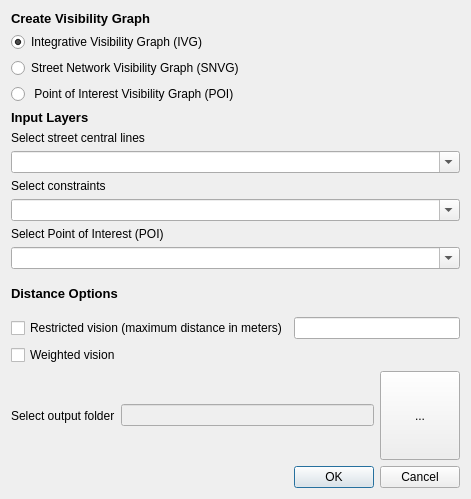
<?xml version="1.0" encoding="UTF-8"?>
<ui version="4.0">
 <class>Dialog</class>
 <widget class="QDialog" name="Dialog">
  <property name="geometry">
   <rect>
    <x>0</x>
    <y>0</y>
    <width>471</width>
    <height>499</height>
   </rect>
  </property>
  <property name="windowTitle">
   <string>Dialog</string>
  </property>
  <layout class="QVBoxLayout" name="verticalLayout_6">
   <item>
    <layout class="QVBoxLayout" name="verticalLayout_3">
     <item>
      <widget class="QLabel" name="label_8">
       <property name="font">
        <font>
         <pointsize>10</pointsize>
         <weight>75</weight>
         <bold>true</bold>
        </font>
       </property>
       <property name="text">
        <string>Create Visibility Graph</string>
       </property>
      </widget>
     </item>
     <item>
      <widget class="QRadioButton" name="radioButton_4">
       <property name="text">
        <string>Integrative Visibility Graph (IVG)</string>
       </property>
       <property name="checked">
        <bool>true</bool>
       </property>
      </widget>
     </item>
     <item>
      <widget class="QRadioButton" name="radioButton_5">
       <property name="text">
        <string>Street Network Visibility Graph (SNVG)</string>
       </property>
      </widget>
     </item>
     <item>
      <widget class="QRadioButton" name="radioButton_6">
       <property name="text">
        <string> Point of Interest Visibility Graph (POI)</string>
       </property>
       <property name="checked">
        <bool>false</bool>
       </property>
      </widget>
     </item>
    </layout>
   </item>
   <item>
    <layout class="QVBoxLayout" name="verticalLayout">
     <item>
      <widget class="QLabel" name="label_6">
       <property name="font">
        <font>
         <pointsize>10</pointsize>
         <weight>75</weight>
         <bold>true</bold>
        </font>
       </property>
       <property name="text">
        <string>Input Layers</string>
       </property>
      </widget>
     </item>
     <item>
      <widget class="QLabel" name="label">
       <property name="text">
        <string>Select street central lines</string>
       </property>
      </widget>
     </item>
     <item>
      <widget class="QComboBox" name="comboBox_1">
       <property name="enabled">
        <bool>true</bool>
       </property>
       <property name="font">
        <font>
         <underline>false</underline>
        </font>
       </property>
       <property name="mouseTracking">
        <bool>false</bool>
       </property>
       <property name="editable">
        <bool>true</bool>
       </property>
       <property name="duplicatesEnabled">
        <bool>true</bool>
       </property>
      </widget>
     </item>
     <item>
      <widget class="QLabel" name="label_3">
       <property name="text">
        <string>Select constraints</string>
       </property>
      </widget>
     </item>
     <item>
      <widget class="QComboBox" name="comboBox_2">
       <property name="enabled">
        <bool>true</bool>
       </property>
       <property name="editable">
        <bool>true</bool>
       </property>
      </widget>
     </item>
     <item>
      <widget class="QLabel" name="label_4">
       <property name="text">
        <string>Select Point of Interest (POI)</string>
       </property>
      </widget>
     </item>
     <item>
      <widget class="QComboBox" name="comboBox_3">
       <property name="enabled">
        <bool>true</bool>
       </property>
       <property name="editable">
        <bool>true</bool>
       </property>
      </widget>
     </item>
    </layout>
   </item>
   <item>
    <layout class="QVBoxLayout" name="verticalLayout_5">
     <item>
      <widget class="QLabel" name="label_11">
       <property name="font">
        <font>
         <pointsize>10</pointsize>
         <weight>75</weight>
         <bold>true</bold>
        </font>
       </property>
       <property name="text">
        <string>Distance Options</string>
       </property>
      </widget>
     </item>
     <item>
      <layout class="QHBoxLayout" name="horizontalLayout">
       <item>
        <widget class="QCheckBox" name="checkBox">
         <property name="text">
          <string>Restricted vision (maximum distance in meters)</string>
         </property>
        </widget>
       </item>
       <item>
        <widget class="QLineEdit" name="lineEdit_2">
         <property name="enabled">
          <bool>true</bool>
         </property>
        </widget>
       </item>
      </layout>
     </item>
     <item>
      <widget class="QCheckBox" name="checkBox_2">
       <property name="text">
        <string>Weighted vision </string>
       </property>
      </widget>
     </item>
    </layout>
   </item>
   <item>
    <layout class="QHBoxLayout" name="horizontalLayout_2">
     <item>
      <widget class="QLabel" name="label_12">
       <property name="text">
        <string>Select output folder</string>
       </property>
      </widget>
     </item>
     <item>
      <widget class="QLineEdit" name="lineEdit">
       <property name="enabled">
        <bool>false</bool>
       </property>
       <property name="text">
        <string/>
       </property>
      </widget>
     </item>
     <item>
      <widget class="QPushButton" name="pushButton">
       <property name="enabled">
        <bool>true</bool>
       </property>
       <property name="sizePolicy">
        <sizepolicy hsizetype="Minimum" vsizetype="Preferred">
         <horstretch>0</horstretch>
         <verstretch>0</verstretch>
        </sizepolicy>
       </property>
       <property name="text">
        <string>...</string>
       </property>
      </widget>
     </item>
    </layout>
   </item>
   <item>
    <widget class="QDialogButtonBox" name="buttonBox">
     <property name="orientation">
      <enum>Qt::Horizontal</enum>
     </property>
     <property name="standardButtons">
      <set>QDialogButtonBox::Cancel|QDialogButtonBox::Ok</set>
     </property>
    </widget>
   </item>
  </layout>
 </widget>
 <resources/>
 <connections>
  <connection>
   <sender>buttonBox</sender>
   <signal>accepted()</signal>
   <receiver>Dialog</receiver>
   <slot>accept()</slot>
   <hints>
    <hint type="sourcelabel">
     <x>248</x>
     <y>254</y>
    </hint>
    <hint type="destinationlabel">
     <x>157</x>
     <y>274</y>
    </hint>
   </hints>
  </connection>
  <connection>
   <sender>buttonBox</sender>
   <signal>rejected()</signal>
   <receiver>Dialog</receiver>
   <slot>reject()</slot>
   <hints>
    <hint type="sourcelabel">
     <x>316</x>
     <y>260</y>
    </hint>
    <hint type="destinationlabel">
     <x>286</x>
     <y>274</y>
    </hint>
   </hints>
  </connection>
 </connections>
</ui>
